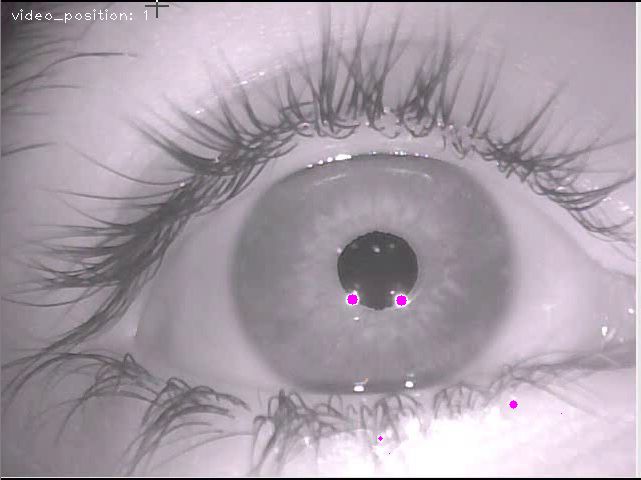
#> input picture Report/Handin1/images/glitDetection.png, 641 x 480 px
$ python -i SIGBSolutions.py   (imports and definitions only)   (older library calls are emulated)
#> lines starting #> are read from the running program, lines starting #| are printed output that depends on the picture; after the words box and inside, x2 and y2 are one past the last pixel; in counts of white or black regions, pixels touching at a corner belong together
### SIGBTools.py
import cv2
import numpy as np

from math import *
from pylab import *
from scipy.cluster.vq import *
# from scipy.misc import imresize

# Various tools for use with the eye tracker
# Please note that I copied some of the code from original
# SIGB Tools module from Dan Witzner Hansen, IT University
# I've credited him in the docstrings of the functions that
# I've copied form him

def getGray(image):
    '''
    Wrapper for OpenCV function to convert to grayscale

    Params:
        image (numpy array): BGR image as numpy array

    Returns:
        (numpy array) grayscale image
    '''
    return cv2.cvtColor(image, cv2.COLOR_BGR2GRAY)

def getKMeans(image, featureCount=2, distanceWeight=2, smallSize=(100, 100), show=False):
    '''
    Calculate k-means for the image

    Original Author: Dan Witzner Hansen, IT University

    Params:
        image (numpy array): Grayscale image to be used
        featureCount (int): how many partitions should be created
        distanceWeight (int): > 0 weight of the position parameters
        smallSize (tuple (int, int)): size of the smaller image to perform kmeans on
        show (bool): Show the kmeans image

    Returns:
        (centroids, variance)
    '''
    height, width = image.shape

    small = cv2.resize(image, smallSize)

    height, width = small.shape
    X, Y = np.meshgrid(range(height), range(width))
    z = small.flatten()
    x = X.flatten()
    y = Y.flatten()

    O = len(x)

    features = np.zeros((O, 3))
    features[:, 0] = z
    features[:, 1] = y / distanceWeight
    features[:, 2] = x / distanceWeight
    features = np.array(features, 'f')

    centroids, variance = kmeans(features, featureCount)

    if show:
        label, distance = vq(features, centroids)
        labelIm = np.array(np.reshape(label, (height, width)))
        f = figure(1)
        imshow(labelIm)
        f.canvas.draw()
        f.show()

    return centroids, variance

# [63 lines left out: functions getOrientationAndMagnitude, getClosed, not called in this run]

def getOpen(image, size=5):
    '''
    Morphologically open image

    Performs Morphologic operations dilate -> erode with the same kernel size
    in order to close holes in the image

    Args:
        image (Numpy Array): input bitmap image
        size (int): kernel size (1,3,5,7)

    Returns:
        filtered bitmap
    '''
    kernel = cv2.getStructuringElement(cv2.MORPH_RECT, (2 * size + 1, 2 * size + 1))
    image = cv2.morphologyEx(image, cv2.MORPH_OPEN, kernel)

    return image

# [27 lines left out: function applyGradient, not called in this run]

class ContourTools:
    '''Class used for getting descriptors of contour-based connected components

    contour: one contour found through cv2.findContours

    The following methods can be used:

    getArea: Area within the contour  - float
    getBoundingbox: Bounding box around contour - 4 tuple (topleft.x,topleft.y,width,height)
    getLength: Length of the contour
    getCentroid: The center of contour: (x,y)
    getMoments: Dictionary of moments: see
    getPerimiter: Permiter of the contour - equivalent to the length
    getEquivdiameter: sqrt(4*Area/pi)
    getExtend: Ratio of the area and the area of the bounding box. Expresses how spread out the contour is
    getConvexhull: Calculates the convex hull of the contour points

    Original Author: Dan Witzner Hansen, IT University

    Returns: Dictionary with key equal to the property name

    Example:
         contours, hierarchy = cv2.findContours(I, cv2.RETR_LIST, cv2.CHAIN_APPROX_SIMPLE)
         goodContours = []
         for c in contours:
            contour = ContourTools(c)
            if contour.getArea() > 100 and contour.getArea() < 200
                goodContours.append(contour)
    '''
    def __init__(self, contour):
        self.contour = contour

    def getArea(self):
        return cv2.contourArea(self.contour)

    def getLength(self):
        return cv2.arcLength(self.contour, True)

    def getPerimeter(self):
        return cv2.arcLength(self.contour, True)

    def getBoundingBox(self):
        return cv2.boundingRect(self.contour)

    # [14 lines left out: functions getCentroid, getCentroidInt, not called in this run]

    def getEquivDiameter(self):
        area = self.getArea()
        return np.sqrt(4 * area / np.pi)

    def getExtend(self):
        area = self.getArea()
        boundingBox = self.getBoundingBox()
        return area / (boundingBox[2] * boundingBox[3])

    def getConvexHull(self):
        return cv2.convexHull(self.contour)

# [82 lines left out: functions getCircleSamples, getLineCoordinates, not called in this run]

### SIGBSolutions.py
import cv2
from SIGBTools import *
import operator

######################################################################
#
#    Pupil Detection
#
######################################################################

def getPupilCandidates(image):
    '''
    Applies cv2.findContours to binary image, then filters the contours
    and sorts them to get best guesses for pupil locations. Lastly,
    applies ellipse fitting to those contours and returns sorted list
    of ellipses that are good pupil candidates

    Params:
        image (numpy array): Binary image

    Returns:
        pupils (list): sorted list of pupil ellipses
    '''
    def orderPupilCandidates(pupil):
        c = ContourTools(pupil)
        return c.getExtend()

    contours, hierarchy = cv2.findContours(image, cv2.RETR_LIST, cv2.CHAIN_APPROX_SIMPLE)

    imageArea = image.shape[0] * image.shape[1]

    candidates = []
    # first filter contours
    for contour in contours:
        c = ContourTools(contour)
        area = c.getArea()

        # Filter out too small or too big
        if area < imageArea * 0.002 or area > imageArea * 0.3: continue

        candidates.append(c.getConvexHull())

    candidates = sorted(candidates, key=orderPupilCandidates, reverse=True)

    pupils = []
    # second filter ellipses fitted to those contours
    for candidate in candidates:
        if len(candidate) < 5: continue
        pupil = cv2.fitEllipse(candidate)

        # Filter out too elliptical
        if abs(pupil[1][0] - pupil[1][1]) > 15: continue

        pupils.append(pupil)

    return pupils

def getPupils(image, kmeansFeatureCount=5, kmeansDistanceWeight=14, show=False):
    '''
    Given an image perform kmeans detection, threshold it and perform
    blob analysis to determine pupil candidates, and sort them using
    their extend to get most probable pupil location. Lastly apply
    ellipse fitting to the contour and return an ordered list of good
    pupil candidates

    Params:
        image (numpy array): image to perform pupil detection on (BGR)
        kmeansFeatureCount (int): sub param for kmeans
        kmeansDistanceWeight (int): sub param for kmeans
        show (bool): show partial results

    Returns:
        list of ellipse positions that are good guess for a pupil location

    '''
    if kmeansFeatureCount < 3: return []

    gray = getGray(image)
    gray = cv2.equalizeHist(gray)
#    gray = applyGradient(gray)

    centroids, variance = getKMeans(gray, featureCount=kmeansFeatureCount, distanceWeight=kmeansDistanceWeight, smallSize=(100, 75), show=False)

    centroids = sorted(centroids, key=lambda centroid: centroid[0])

    pupils = []
    retval, gray = cv2.threshold(gray, centroids[0][0], 255, cv2.cv.CV_THRESH_BINARY)

    if show:
        cv2.namedWindow("Thresh")
        cv2.imshow("Thresh", gray)

    # Cleanup using closing
    closed = getOpen(gray, 8)
    if show:
        cv2.namedWindow("Closed")
        cv2.imshow("Closed", closed)

    pupils = getPupilCandidates(closed)

    # Iteratively call itself with lower kmeans until something is found or min kmeans is reached
    if len(pupils) == 0:
        return getPupils(image, kmeansFeatureCount=kmeansFeatureCount - 1, kmeansDistanceWeight=kmeansDistanceWeight, show=show)

    return pupils

# [236 lines left out: functions drawPupils, getIrisForPupil, drawIris, getGlints, drawGlints, not called in this run]

>>> import cv2
>>> picture = cv2.imread('Report/Handin1/images/glitDetection.png')
#> picture is the input picture: shape (480, 641, 3); mean B, G, R 168, 158.2, 168.4
>>> result = getPupils(picture)
#> in getPupils, `gray = cv2.equalizeHist(gray)`:
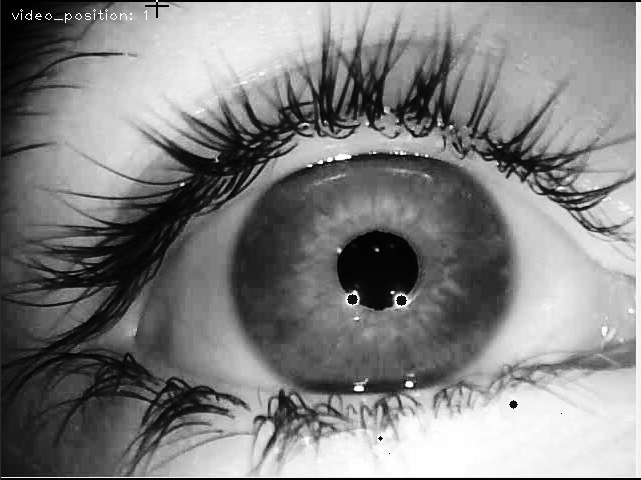
#> gray: shape (480, 641); min 0, max 255, mean 128.5
#> in getKMeans, `small = cv2.resize(image, smallSize)`:
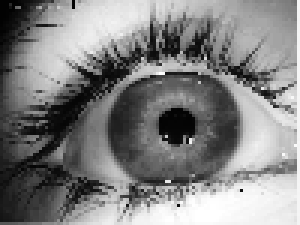
#> small: shape (75, 100) (shown 3 times larger); min 2, max 255, mean 129.6
#> in getKMeans, `z = small.flatten()`: z = 7500 values, max 255 at index 2453, min 2 at index 0, mean 129.6
#> in getPupils, `centroids, variance = getKMeans(gray, featureCount=kmeansFeatureCount,..`: centroids = [[27.55, 3.63, 2.49], [230.6, 4.23, 2.72], [180.6, 2.67, 2.72], [131.1, 3.12, 2.61], [79.71, 3.98, 2.66]]; variance = 13.15
#> in getPupils, `centroids = sorted(centroids, key=lambda centroid: centroid[0])`: centroids = [[27.55, 3.63, 2.49], [79.71, 3.98, 2.66], [131.1, 3.12, 2.61], [180.6, 2.67, 2.72], [230.6, 4.23, 2.72]]
#> in getPupils, `retval, gray = cv2.threshold(gray, centroids[0][0], 255, cv2.cv.CV_THR..`:
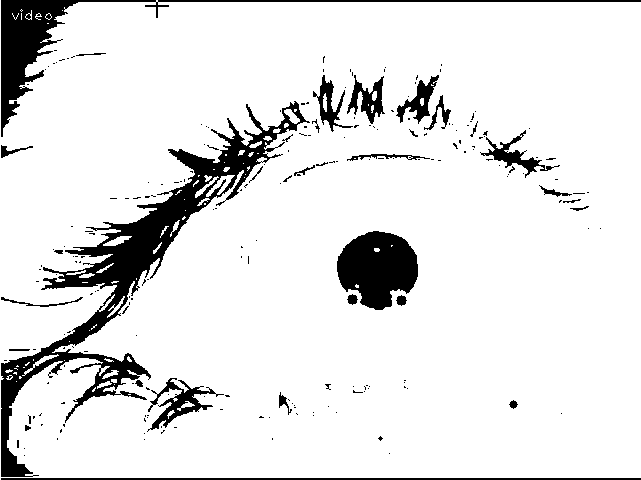
#> gray: shape (480, 641); 89.5% white; 220 black regions (188 under 20 px), largest, box (x1, y1, x2, y2) and area: (1, 101, 310, 477) 14550, (1, 0, 641, 137) 5731, (337, 231, 418, 310) 4532
#> in getPupils, `retval, gray = cv2.threshold(gray, centroids[0][0], 255, cv2.cv.CV_THR..`: retval = 27
#> in getOpen, `image = cv2.morphologyEx(image, cv2.MORPH_OPEN, kernel)`:
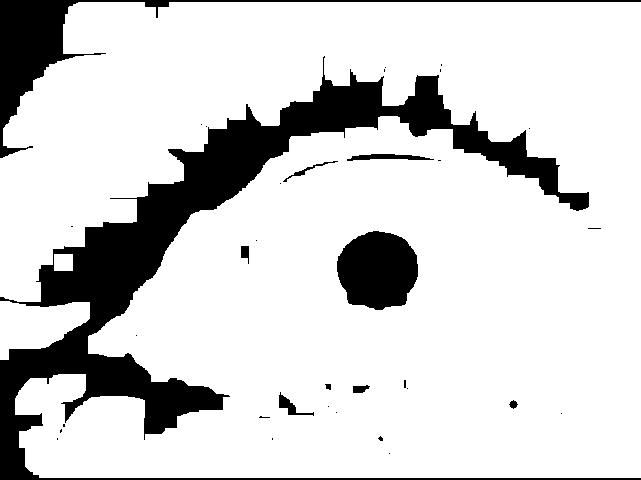
#> image: shape (480, 641); 83% white; 35 black regions (25 under 20 px)
#> in getPupilCandidates, `contours, hierarchy = cv2.findContours(image, cv2.RETR_LIST, cv2.CHAIN..`: contours = 36 contours, 21 with area under 20; largest, box (x1, y1, x2, y2) and area: (0, 2, 641, 478) 255216, (336, 230, 419, 311) 5114, (0, 301, 90, 360) 3328, (346, 153, 435, 162) 440, (278, 391, 315, 417) 293
#> the loop in getPupilCandidates, `for contour in contours:` made 36 passes
#> area on passes 4, 7, 11, 12, 14, 15, 16, 18, 20, 22, 23, 26: 22, 24, 60, 293, 119, 38, 25, 3327.5, 126.5, 5114, 26, 193
#> area on pass 19: 288
#> after the loop in getPupilCandidates, `for contour in contours:`: candidates = 2 contours; box (x1, y1, x2, y2) and area: (336, 230, 419, 311) 5274, (0, 301, 90, 360) 3808
#> in getExtend, `area = self.getArea()`: area = 3808
#> in getExtend, `boundingBox = self.getBoundingBox()`: boundingBox = (0, 301, 90, 59)
#> the loop in getPupilCandidates, `for candidate in candidates:` made 2 passes
#> pupil on passes 1 to 2: ((377.3, 271), (82.6, 84), 61.6), ((11.5, 328.3), (56.62, 165.1), 75.03)
#> after the loop in getPupilCandidates, `for candidate in candidates:`: pupils = [((377.3, 271), (82.6, 84), 61.6)]
#> result = [((377.3, 271), (82.6, 84), 61.6)]

$ run again, on Report/Handin1/images/good1.png
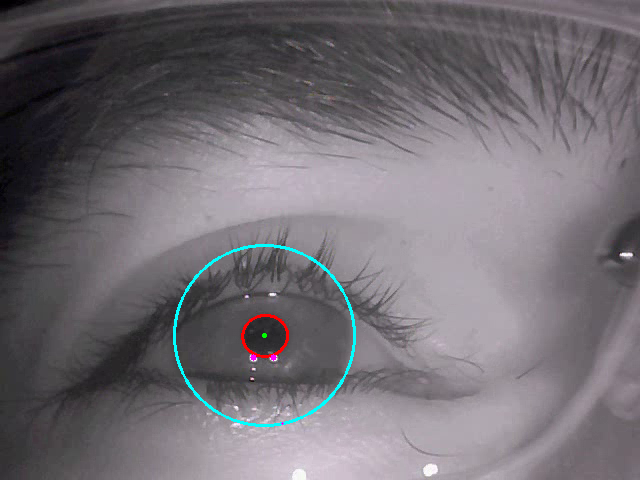
#> input picture Report/Handin1/images/good1.png, 640 x 480 px
#> picture is the input picture: shape (480, 640, 3); mean B, G, R 114.4, 108.6, 113.2
#> z = 7500 values, max 255 at index 6443, min 0 at index 0, mean 128.5
#> in getPupils, `centroids, variance = getKMeans(gray, featureCount=kmeansFeatureCount,..`: centroids = [[77.03, 3.06, 2.66], [128.6, 3.53, 2.84], [26.12, 2.57, 2.46], [179.9, 4.09, 2.61], [230.7, 4.43, 2.64]]; variance = 13.08
#> in getPupils, `centroids = sorted(centroids, key=lambda centroid: centroid[0])`: centroids = [[26.12, 2.57, 2.46], [77.03, 3.06, 2.66], [128.6, 3.53, 2.84], [179.9, 4.09, 2.61], [230.7, 4.43, 2.64]]
#> in getPupils, `retval, gray = cv2.threshold(gray, centroids[0][0], 255, cv2.cv.CV_THR..`:
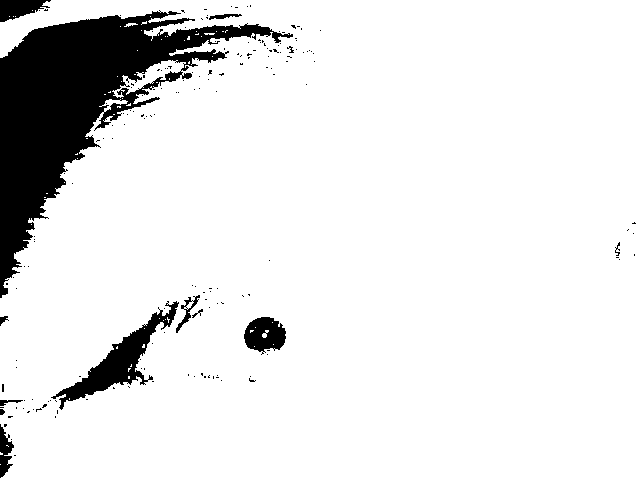
#> gray: shape (480, 640); 90% white; 179 black regions (166 under 20 px), largest, box (x1, y1, x2, y2) and area: (0, 10, 293, 298) 24459, (51, 301, 179, 410) 3015, (244, 317, 286, 355) 1086
#> retval = 26
#> in getOpen, `image = cv2.morphologyEx(image, cv2.MORPH_OPEN, kernel)`:
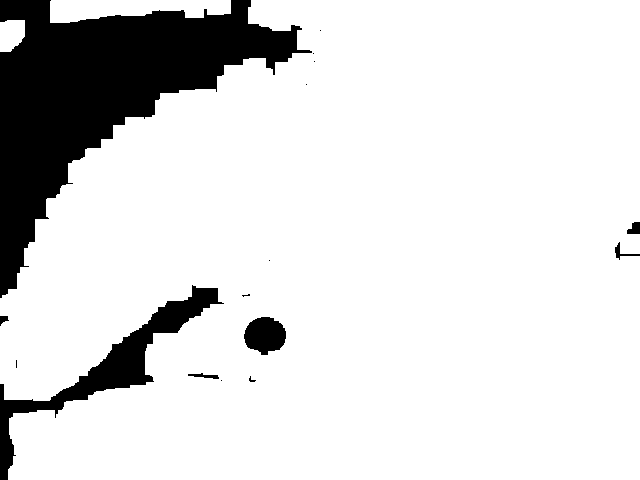
#> image: shape (480, 640); 86.4% white; 16 black regions (9 under 20 px)
#> contours = 14 contours, 8 with area under 20; largest, box (x1, y1, x2, y2) and area: (0, 0, 640, 480) 261661, (50, 0, 231, 23) 2756, (243, 316, 287, 356) 1250, (0, 20, 25, 52) 631, (187, 372, 220, 380) 125, (248, 375, 257, 383) 28
#> the loop in getPupilCandidates, `for contour in contours:` made 14 passes
#> area on passes 2, 3, 5, 12, 13, 14: 28, 125, 1249.5, 631, 261661, 2755.5
#> after the loop in getPupilCandidates, `for contour in contours:`: candidates = 3 contours; box (x1, y1, x2, y2) and area: (50, 0, 231, 23) 3436, (243, 316, 287, 356) 1310, (0, 20, 25, 52) 646
#> in getExtend, `area = self.getArea()`: area = 1309.5
#> boundingBox = (243, 316, 44, 40)
#> the loop in getPupilCandidates, `for candidate in candidates:` made 3 passes
#> pupil on passes 1 to 3: ((120.6, 9.32), (25.47, 255.2), 88.52), ((8.35, 34.39), (28.16, 41.26), 46.48), ((264.6, 335.4), (39.44, 43.37), 85.04)
#> after the loop in getPupilCandidates, `for candidate in candidates:`: pupils = [((8.35, 34.39), (28.16, 41.26), 46.48), ((264.6, 335.4), (39.44, 43.37), 85.04)]
#> result has the same summary as pupils in getPupilCandidates

$ run again, on Report/Handin1/images/good2.png
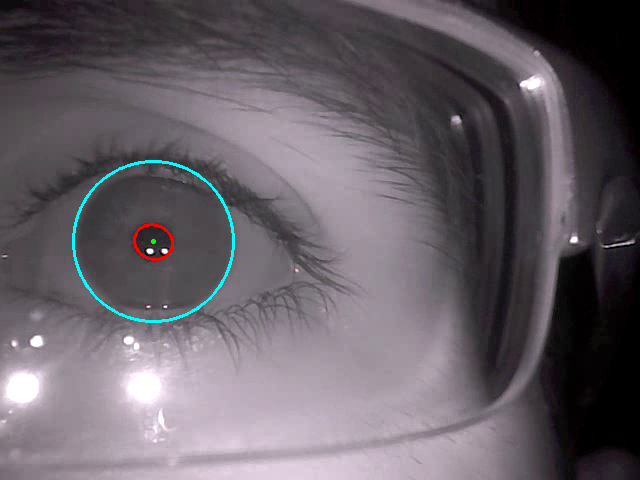
#> input picture Report/Handin1/images/good2.png, 640 x 480 px
#> picture is the input picture: shape (480, 640, 3); mean B, G, R 102.4, 95.1, 102
#> z = 7500 values, max 255 at index 1283, min 0 at index 85, mean 123.9
#> in getPupils, `centroids, variance = getKMeans(gray, featureCount=kmeansFeatureCount,..`: centroids = [[16.92, 3.15, 2.8], [171.3, 3.87, 2.56], [66.39, 2.13, 2.65], [118.2, 2.84, 2.57], [226.5, 5.41, 2.64]]; variance = 13.39
#> in getPupils, `centroids = sorted(centroids, key=lambda centroid: centroid[0])`: centroids = [[16.92, 3.15, 2.8], [66.39, 2.13, 2.65], [118.2, 2.84, 2.57], [171.3, 3.87, 2.56], [226.5, 5.41, 2.64]]
#> in getPupils, `retval, gray = cv2.threshold(gray, centroids[0][0], 255, cv2.cv.CV_THR..`:
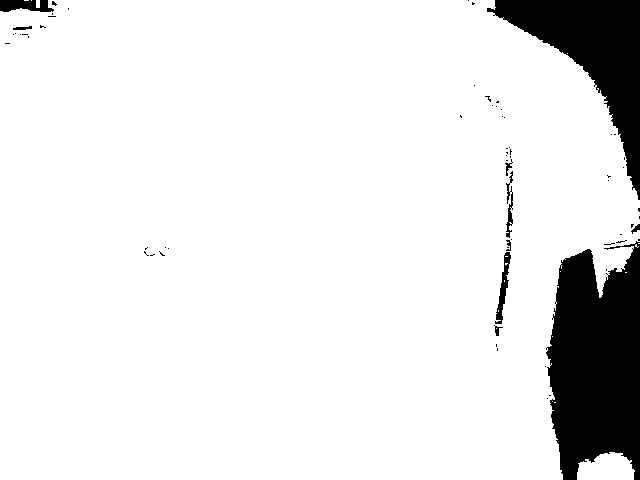
#> gray: shape (480, 640); 90.4% white; 66 black regions (56 under 20 px), largest, box (x1, y1, x2, y2) and area: (546, 241, 640, 480) 17323, (487, 0, 640, 200) 10581, (0, 0, 54, 12) 491
#> retval = 16
#> image: shape (480, 640); 89.6% white; 12 black regions (7 under 20 px)
#> contours = 12 contours, 6 with area under 20; largest, box (x1, y1, x2, y2) and area: (0, 0, 638, 480) 273672, (493, 146, 514, 352) 1363, (578, 454, 634, 480) 1132, (594, 249, 625, 269) 544, (143, 246, 166, 257) 135, (484, 95, 500, 108) 74
#> the loop in getPupilCandidates, `for contour in contours:` made 12 passes
#> area on passes 1, 2, 4, 5, 10, 12: 1132, 544.5, 135, 1363, 74.5, 273672
#> after the loop in getPupilCandidates, `for contour in contours:`: candidates = 2 contours; box (x1, y1, x2, y2) and area: (493, 146, 514, 352) 2226, (578, 454, 634, 480) 1203
#> in getExtend, `area = self.getArea()`: area = 1203
#> boundingBox = (578, 454, 56, 26)
#> the loop in getPupilCandidates, `for candidate in candidates:` made 2 passes
#> pupil on passes 1 to 2: ((605.3, 472.6), (40.71, 57.66), 87.43), ((502.9, 245.9), (17.63, 206.6), 3.36)
#> after the loop in getPupilCandidates, `for candidate in candidates:`: pupils = []
#> image: shape (480, 640); 86.1% white; 7 black regions (2 under 20 px)
#> contours = 7 contours, 1 with area under 20; largest, box (x1, y1, x2, y2) and area: (0, 0, 625, 480) 267246, (442, 63, 517, 369) 3422, (468, 126, 485, 257) 910, (602, 465, 626, 480) 306, (143, 246, 170, 257) 215, (457, 109, 464, 120) 26
#> the loop in getPupilCandidates (call 2), `for contour in contours:` made 7 passes
#> area on passes 1, 2, 3, 4, 5, 7: 305.5, 215, 909.5, 26, 3422.5, 267245.5
#> after the loop in getPupilCandidates (call 2), `for contour in contours:`: candidates = 2 contours; box (x1, y1, x2, y2) and area: (442, 63, 517, 369) 12604, (468, 126, 485, 257) 1208
#> the loop in getPupilCandidates (call 2), `for candidate in candidates:` made 2 passes
#> pupil on passes 1 to 2: ((434.4, 256.2), (162.4, 388.7), 6.77), ((474.9, 188.5), (17.66, 130.9), 177.4)
#> in getOpen (call 3), `image = cv2.morphologyEx(image, cv2.MORPH_OPEN, kernel)`:
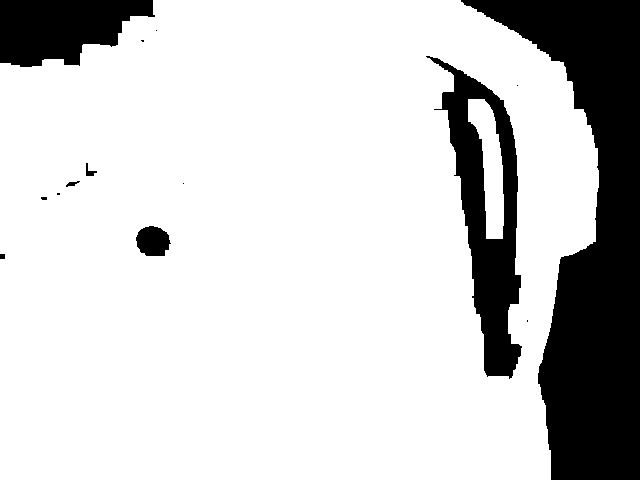
#> image: shape (480, 640); 81% white; 14 black regions (7 under 20 px)
#> contours = 13 contours, 6 with area under 20; largest, box (x1, y1, x2, y2) and area: (0, 0, 599, 480) 260256, (425, 55, 523, 380) 14766, (468, 99, 504, 239) 2572, (135, 225, 172, 257) 860, (85, 162, 98, 177) 84, (65, 180, 81, 188) 56, (40, 196, 48, 201) 24
#> after the loop in getPupilCandidates (call 3), `for contour in contours:`: candidates = 3 contours; box (x1, y1, x2, y2) and area: (425, 55, 523, 380) 18728, (468, 99, 504, 239) 3352, (135, 225, 172, 257) 898
#> result = [((152.9, 241.5), (32.49, 36.88), 113.6)]
